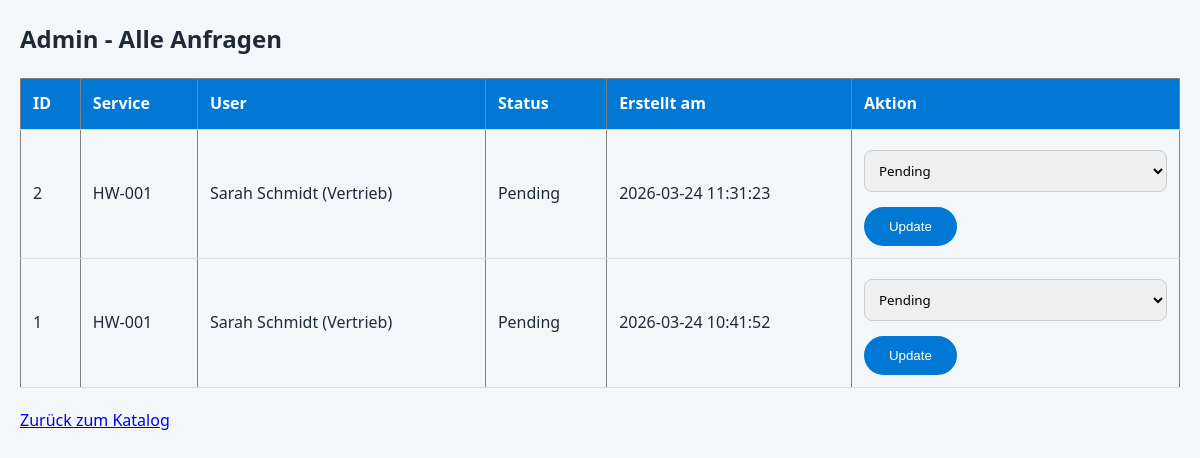
The page /admin (signed in) on the database its author committed.
### tables this page shows
CREATE TABLE requests (
            id INTEGER PRIMARY KEY AUTOINCREMENT,
            service_id TEXT,
            user_name TEXT,
            user_dept TEXT,
            status TEXT,
            created_at TIMESTAMP DEFAULT CURRENT_TIMESTAMP,
            FOREIGN KEY (service_id) REFERENCES services(id)
        );

### app.py (the view)
@app.route('/admin')
@login_required
def admin_panel():
    if current_user.role != 'admin':
        return "Access denied", 403
    requests = database.get_all_requests()
    return render_template('admin.html', requests=requests)

### app.py (called while the page is built)
@login_manager.user_loader
def load_user(user_id):
    conn = sqlite3.connect(database.DB_PATH)
    c = conn.cursor()
    c.execute("SELECT id, username, role, fullname, department FROM users WHERE id=?", (user_id,))
    row = c.fetchone()
    conn.close()
    if row:
        return User(row[0], row[1], row[2], row[3], row[4])
    return None

### database.py (called while the page is built)
def get_requests(user_name=None):
    conn = sqlite3.connect(DB_PATH)
    c = conn.cursor()
    if user_name:
        c.execute("SELECT * FROM requests WHERE user_name=? ORDER BY created_at DESC", (user_name,))
    else:
        c.execute("SELECT * FROM requests ORDER BY created_at DESC")
    rows = c.fetchall()
    conn.close()
    requests = []
    for row in rows:
        requests.append({
            'id': row[0],
            'service_id': row[1],
            'user_name': row[2],
            'user_dept': row[3],
            'status': row[4],
            'created_at': row[5]
        })
    return requests

def get_all_requests():
    return get_requests(user_name=None)

### templates/admin.html (shortened to what this page needs)
<!DOCTYPE html>
<html>
<head>
    <link rel="stylesheet" href="{{ url_for('static', filename='style.css') }}">
</head>
<body>
    <div class="container">
        <h2>Admin - Alle Anfragen</h2>
        <table border="1">
            <thead>
                <tr>
                    <th>ID</th>
                    <th>Service</th>
                    <th>User</th>
                    <th>Status</th>
                    <th>Erstellt am</th>
                    <th>Aktion</th>
                </tr>
            </thead>
            <tbody>
                {% for req in requests %}
                <tr>
                    <td>{{ req.id }}</td>
                    <td>{{ req.service_id }}</td>
                    <td>{{ req.user_name }} ({{ req.user_dept }})</td>
                    <td>{{ req.status }}</td>
                    <td>{{ req.created_at }}</td>
                    <td>
                        <form method="post" action="{{ url_for('admin_update_request', request_id=req.id) }}">
                            <select name="status">
                                <option value="Pending" {% if req.status == 'Pending' %}selected{% endif %}>Pending</option>
                            </select>
                            <button type="submit">Update</button>
                        </form>
                    </td>
                </tr>
                {% endfor %}
            </tbody>
        </table>
        <a href="{{ url_for('index') }}">Zurück zum Katalog</a>
    </div>
</body>
</html>

### static/style.css (style rules this page uses)
:root { --primary: #0078d4; --primary-dark: #005a9e; --secondary: #2c3e50; --light: #f4f7fa; --dark: #1e2a36; --success: #28a745; --warning: #ffc107; --danger: #dc3545; --gray: #6c757d; }
* { margin: 0; padding: 0; box-sizing: border-box; }
body { font-family: 'Segoe UI', Tahoma, Geneva, Verdana, sans-serif; background: var(--light); color: var(--dark); line-height: 1.6; }
.container { max-width: 1200px; margin: 0 auto; padding: 20px; }
form input, form textarea, form select { width: 100%; padding: 10px; margin: 8px 0 15px; border: 1px solid #ccc; border-radius: 8px; font-family: inherit; }
form button { background: var(--primary); color: white; padding: 12px 25px; border: none; border-radius: 30px; cursor: pointer; }
table { width: 100%; border-collapse: collapse; margin: 20px 0; }
th, td { padding: 12px; text-align: left; border-bottom: 1px solid #ddd; }
th { background: var(--primary); color: white; }

### rows shown on the page
requests: id "2", service_id "HW-001", user_name "Sarah Schmidt", user_dept "Vertrieb", status "Pending", created_at "2026-03-24 11:31:23"
requests: id "1", service_id "HW-001", user_name "Sarah Schmidt", user_dept "Vertrieb", status "Pending", created_at "2026-03-24 10:41:52"
